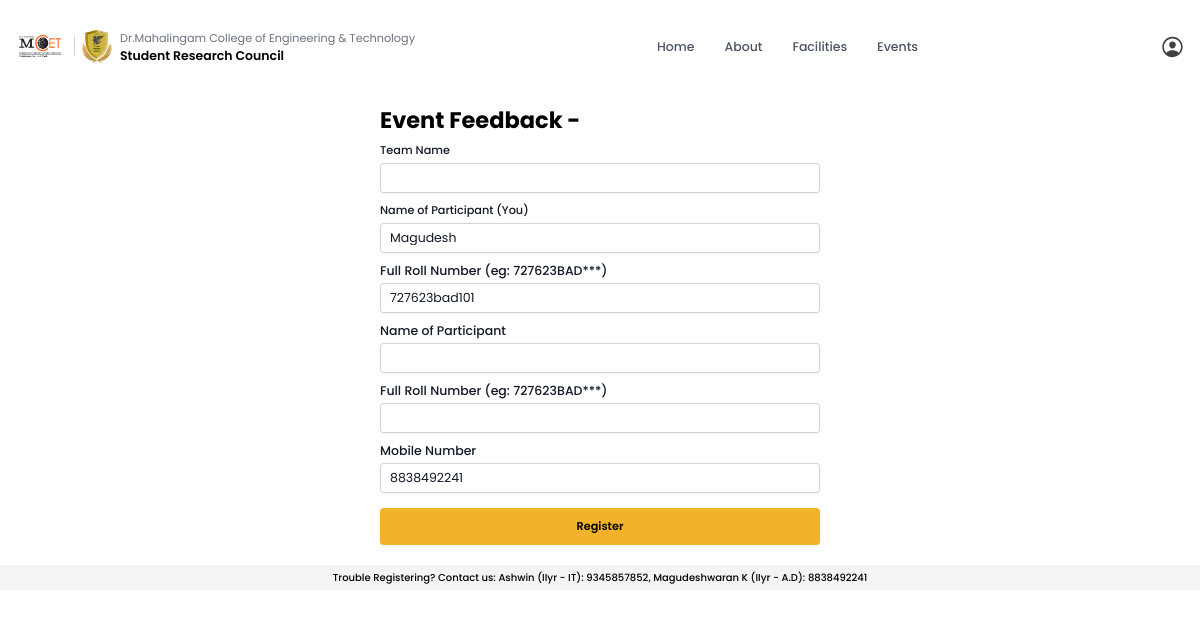
The page /event_review/1/ (signed in) on the database its author committed.
### authentication/models.py (models this page shows, shortened)
class User(AbstractUser):
    first_name = None
    last_name = None
    full_name = models.CharField(max_length=100)
    department = models.ForeignKey(department, on_delete=models.SET_NULL, null=True)
    yos = models.CharField(choices=(
        ("FIRST", "First Year"),
        ("SECOND", "Second Year"),
        ("THIRD", "Third Year"),
        ("FINAL", "Final Year")
    ), max_length=10)
    contact = models.CharField(max_length=12)
    collegemail = models.EmailField()
    USERNAME_FIELD = 'username'
    REQUIRED_FIELDS = ['email']

### core/views.py (the view)
# urls.py: path('event_review/<int:event_id>/', event_review),
@login_required
def event_review(request, event_id):
    try:
        event = microevents.objects.get(id=event_id)
        teammember.objects.filter(is_registrar = True, roll = request.user.username)
        questions = review_question.objects.filter(event = event)
    except ObjectDoesNotExist:
        return redirect('/')
    return render(request, "core/events/technofete'25_event_review.html")

### core/templates/core/events/technofete'25_event_review.html (shortened to what this page needs)
{% load static tailwind_tags %}
<!DOCTYPE html>
<html lang="en">
<head>
    {% tailwind_css %}
</head>
<body class="relative py-6">
    {% include 'core/nav.html' %}
    <div class="p-12 font-poppins max-w-[500px] mx-auto" id="register">
        <p class="text-4xl font-bold">Event Feedback - </p>
        <form class="bg-white form" method="POST">
            <div class="space-y-12">
              <div>
                <div class="mt-4  gap-x-6 gap-y-8 sm:grid-cols-6">
                        <div class="sm:col-span-3 mt-4">
                          <label for="title" class="block text-lg font-medium leading-6 text-gray-900">Team Name</label>
                          <div class="mt-2 min-w-full">
                            <div class="min-w-full flex rounded-md shadow-sm ring-1 ring-inset ring-gray-300 focus-within:ring-2 focus-within:ring-inset focus-within:ring-indigo-600 sm:max-w-md">
                              <input required type="text" maxlength="100" name="teamname" id="title" class="min-w-full block border-0 bg-transparent py-3 pl-4 text-gray-900 placeholder:text-gray-400 focus:ring-0 text-xl sm:leading-6" >
                            </div>
                          </div>
                        </div>
                        <div class="sm:col-span-3 mt-4">
                            <label for="title" class="block text-lg font-medium leading-6 text-gray-900">Name of Participant {{ forloop.counter }} (You)</label>
                            <div class="mt-2 min-w-full">
                              <div class="min-w-full flex rounded-md shadow-sm ring-1 ring-inset ring-gray-300 focus-within:ring-2 focus-within:ring-inset focus-within:ring-indigo-600 sm:max-w-md">
                                <input required type="text" value="{{request.user.full_name}}" disabled  maxlength="100" class="min-w-full block border-0 bg-transparent py-3 pl-4 text-gray-900 placeholder:text-gray-400 focus:ring-0 text-xl sm:leading-6" >
                              </div>
                            </div>
                        </div>
                        <div class="sm:col-span-3 mt-4">
                            <label for="title" class="block text-xl font-medium leading-6 text-gray-900">Full Roll Number (eg: 727623BAD***)</label>
                            <div class="mt-2 min-w-full">
                              <div class="min-w-full flex rounded-md shadow-sm ring-1 ring-inset ring-gray-300 focus-within:ring-2 focus-within:ring-inset focus-within:ring-indigo-600 sm:max-w-md">
                                <input required type="text" value="{{request.user.username}}" disabled class="min-w-full block border-0 bg-transparent py-3 pl-4 text-gray-900 placeholder:text-gray-400 focus:ring-0 text-xl sm:leading-6" >
                              </div>
                            </div>
                        </div>
                    <div class="sm:col-span-3 mt-4">
                      <label for="title" class="block text-xl font-medium leading-6 text-gray-900">Name of Participant {{ forloop.counter }}</label>
                      <div class="mt-2 min-w-full">
                        <div class="min-w-full flex rounded-md shadow-sm ring-1 ring-inset ring-gray-300 focus-within:ring-2 focus-within:ring-inset focus-within:ring-indigo-600 sm:max-w-md">
                          <input type="text" maxlength="100" name="participantname" class="min-w-full block border-0 bg-transparent py-3 pl-4 text-gray-900 placeholder:text-gray-400 focus:ring-0 text-xl sm:leading-6" >
                        </div>
                      </div>
                  </div>
                  <div class="sm:col-span-3 mt-4">
                      <label for="title" class="block text-xl font-medium leading-6 text-gray-900">Full Roll Number (eg: 727623BAD***)</label>
                      <div class="mt-2 min-w-full">
                        <div class="min-w-full flex rounded-md shadow-sm ring-1 ring-inset ring-gray-300 focus-within:ring-2 focus-within:ring-inset focus-within:ring-indigo-600 sm:max-w-md">
                          <input type="text" name="rollno" oninput="this.value = this.value.toLowerCase()" class="rollno min-w-full block border-0 bg-transparent py-3 pl-4 text-gray-900 placeholder:text-gray-400 focus:ring-0 text-xl sm:leading-6" >
                        </div>
                      </div>
                  </div>
                        <div class="sm:col-span-3 mt-4 relative">
                            <label for="title" class="block text-xl font-medium leading-6 text-gray-900">Mobile Number</label>
                            <div class="mt-2 w-full">
                              <div class="min-w-full flex rounded-md shadow-sm ring-1 ring-inset ring-gray-300 focus-within:ring-2 focus-within:ring-inset focus-within:ring-indigo-600">
                                <input required name="contact" value="{{request.user.contact}}" class="contact w-full block border-0 bg-transparent py-3 pl-4 text-gray-900 placeholder:text-gray-400 focus:ring-0 text-xl sm:leading-6 relative" >
                              </div>
                            </div>
                        </div>
                </div>
              </div>
              </div>
              <div class="mt-6 w-full">
                <button type="submit" class="submitbtn w-full  rounded-md bg-[#F2B229] px-6 py-4 text-lg font-semibold text-black shadow-sm hover:bg-[#ad8632] focus-visible:outline focus-visible:outline-2 focus-visible:outline-offset-2 focus-visible:outline-indigo-600">Register</button>
              </div>
        </form>
    </div>
    <div class="absolute bottom-0 w-full bg-gray-100 p-2 font-poppins text-center font-medium">
        <p>Trouble Registering? Contact us: Ashwin (IIyr - IT): 9345857852, Magudeshwaran K (IIyr - A.D): 8838492241</p>
    </div>
</body>
</html>

### rows shown on the page
User: user.full_name "Magudesh", user.username "727623bad101", contact "8838492241"
